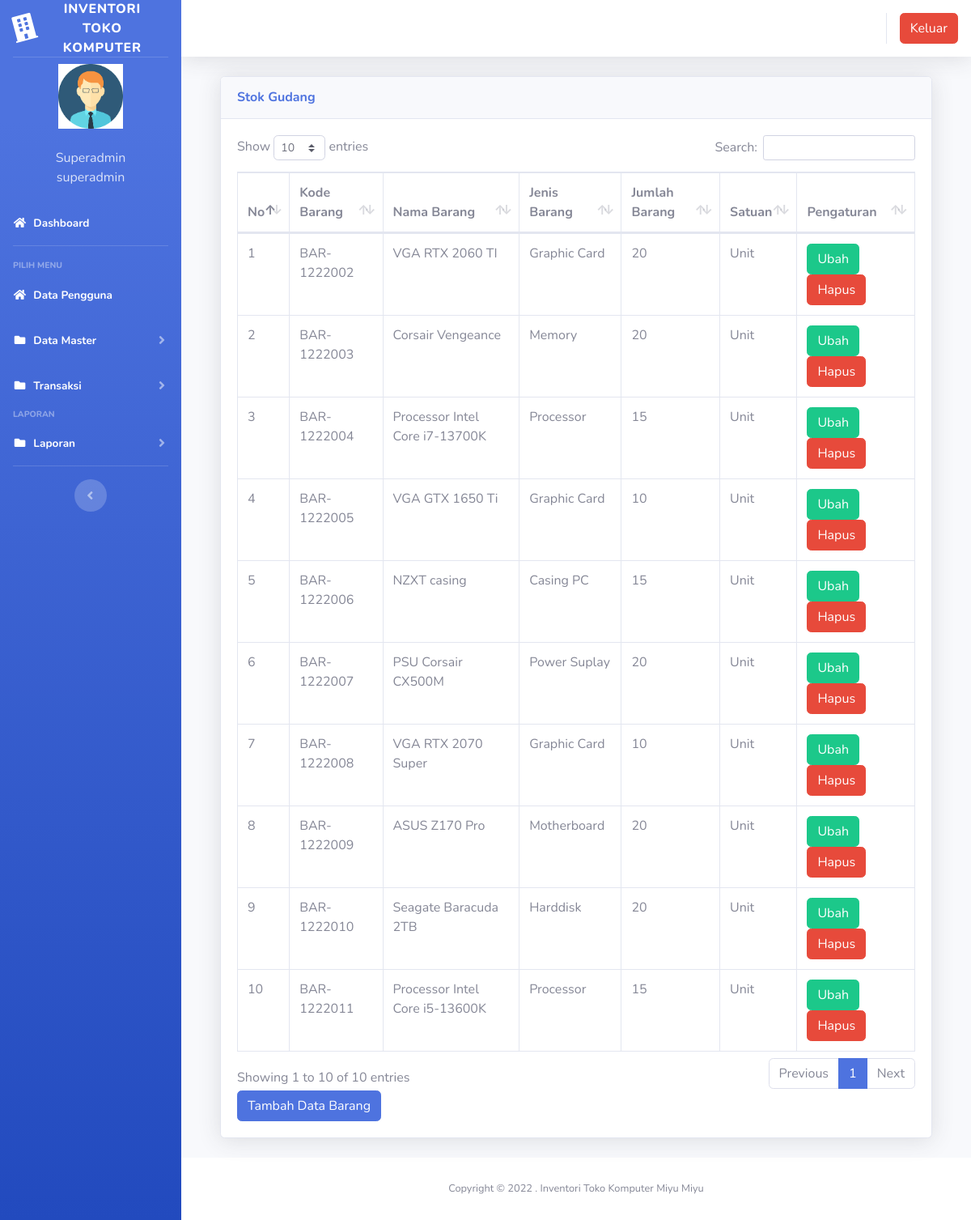
/index3.php?page=gudang (signed in), run on the app's committed database.
### tables this page shows
CREATE TABLE `users` (
  `id` int(11) NOT NULL,
  `nik` varchar(10) NOT NULL,
  `nama` varchar(100) NOT NULL,
  `alamat` varchar(200) NOT NULL,
  `telepon` varchar(100) NOT NULL,
  `username` varchar(100) NOT NULL,
  `password` varchar(100) NOT NULL,
  `level` varchar(25) NOT NULL DEFAULT 'member',
  `foto` varchar(25) NOT NULL
);

CREATE TABLE `gudang` (
  `id` int(11) NOT NULL,
  `kode_barang` varchar(100) NOT NULL,
  `nama_barang` varchar(100) NOT NULL,
  `jenis_barang` varchar(100) NOT NULL,
  `jumlah` varchar(250) NOT NULL,
  `satuan` varchar(100) NOT NULL
);

### page/gudang/gudang.php (the view, shortened to what this page needs)
<div class="container-fluid">
  <div class="card shadow mb-4">
    <div class="card-header py-3">
      <h6 class="m-0 font-weight-bold text-primary">Stok Gudang</h6>
    </div>
    <div class="card-body">
      <div class="table-responsive">
        <table class="table table-bordered" id="dataTable" width="100%" cellspacing="0">
        <thead>
                                <tr>
			<th>No</th>
			<th>Kode Barang</th>
			<th>Nama Barang</th>
			<th>Jenis Barang</th>
			<th>Jumlah Barang</th>
			<th>Satuan</th>
			<th>Pengaturan</th>
                                </tr>
		</thead>
          <tbody>
            <?php
	$no = 1;
	$sql = $koneksi->query("select * from gudang");
	while ($data = $sql->fetch_assoc()) {
	?>
                                <tr>
                                    <td><?php echo $no++; ?></td>
			<td><?php echo $data['kode_barang'] ?></td>
			<td><?php echo $data['nama_barang'] ?></td>
			<td><?php echo $data['jenis_barang'] ?></td>
			<td><?php echo $data['jumlah'] ?></td>
			<td><?php echo $data['satuan'] ?></td>
			<td>
			<a href="?page=gudang&aksi=ubahgudang&kode_barang=<?php echo $data['kode_barang'] ?>" class="btn btn-success" >Ubah</a>
			<a onclick="return confirm('Apakah anda yakin akan menghapus data ini?')" href="?page=gudang&aksi=hapusgudang&kode_barang=<?php echo $data['kode_barang'] ?>" class="btn btn-danger" >Hapus</a>
			</td>
                                </tr>
	<?php }?>
		   </tbody>
                        </table>
<a href="?page=gudang&aksi=tambahgudang" class="btn btn-primary" >Tambah Data Barang</a>
      </div>
    </div>
  </div>
</div>

### index3.php (shortened to what this page needs)
<?php
	$koneksi = new mysqli("localhost","root","","inventori");
	?>
<!DOCTYPE html>
<html lang="en">
<head>
  <link href="vendor/fontawesome-free/css/all.min.css" rel="stylesheet" type="text/css">
  <link href="css/sb-admin-2.min.css" rel="stylesheet">
  <link href="vendor/datatables/dataTables.bootstrap4.min.css" rel="stylesheet">
</head>
<body id="page-top">
  <div id="wrapper">
    <ul class="navbar-nav bg-gradient-primary sidebar sidebar-dark accordion" id="accordionSidebar">
      <a class="sidebar-brand d-flex align-items-center justify-content-center" href="index3.php">
        <div class="sidebar-brand-icon rotate-n-15">
          <i class="fas fa-building"></i>
        </div>
        <div class="sidebar-brand-text mx-2">Inventori Toko Komputer</div>
      </a>
      <hr class="sidebar-divider my-0">
 <?php
   if ($_SESSION['superadmin']) {
	   $user = $_SESSION['superadmin'];
   }
   $sql =$koneksi->query("select * from users where id='$user'");
   $data = $sql->fetch_assoc();
   ?>
    <li class="d-flex align-items-center justify-content-center">
        <a class="nav-link">
		 <img src="img/<?php echo $data['foto']?>" class="img-circle" width="80" alt="User"/></a>
	  </li>
		 <li class="nav-item ">
        <a class="nav-link">
         	<div class="d-flex align-items-center justify-content-center" class="name">  <?php echo  $data['nama'];?></div></font>
			<div class="d-flex align-items-center justify-content-center" class="email"><?php echo $data['level'];?></div>
		 </a>
      </li>
      <li class="nav-item active">
        <a class="nav-link" href="?page=home3">
          <i class="fas fa-fw fa-home"></i>
          <span>Dashboard</span></a>
      </li>
      <hr class="sidebar-divider">
      <div class="sidebar-heading">
        Pilih Menu
      </div>
	    <li class="nav-item active">
        <a class="nav-link" href="?page=pengguna">
          <i class="fas fa-fw fa-home"></i>
          <span>Data Pengguna</span></a>
      </li>
	   <li class="nav-item active">
        <a class="nav-link collapsed" href="#" data-toggle="collapse" data-target="#collapseData" aria-expanded="true" aria-controls="collapseData">
          <i class="fas fa-fw fa-folder"></i>
          <span>Data Master</span>
        </a>
      </li>
	    <li class="nav-item active">
        <a class="nav-link collapsed" href="#" data-toggle="collapse" data-target="#collapsePages" aria-expanded="true" aria-controls="collapsePages">
          <i class="fas fa-fw fa-folder"></i>
          <span>Transaksi</span>
        </a>
      </li>
      <div class="sidebar-heading">
        Laporan
      </div>
	     <li class="nav-item active">
        <a class="nav-link collapsed" href="#" data-toggle="collapse" data-target="#collapseLaporan" aria-expanded="true" aria-controls="collapseLaporan">
          <i class="fas fa-fw fa-folder"></i>
          <span>Laporan</span>
        </a>
      </li>
      <hr class="sidebar-divider d-none d-md-block">
      <div class="text-center d-none d-md-inline">
        <button class="rounded-circle border-0" id="sidebarToggle"></button>
      </div>
    </ul>
    <div id="content-wrapper" class="d-flex flex-column">
      <div id="content">
        <nav class="navbar navbar-expand navbar-light bg-white topbar mb-4 static-top shadow">
          <ul class="navbar-nav ml-auto">
            <li class="nav-item dropdown no-arrow">
			 <div class="top-menu">
        <ul class="nav pull-right top-menu">
           <li><a onclick="return confirm('Apakah anda yakin akan logout?')" class="btn btn-danger" class="logout" href="logout.php">Keluar</a></li>
        </ul>
      </div>
            </li>
          </ul>
        </nav>
        <div class="container-fluid">
		 <section class="content">
		      <?php
			   $page = $_GET['page'];
			   $aksi = $_GET['aksi'];
				if ($page == "gudang") {
				   if ($aksi == "") {
					   include "page/gudang/gudang.php";
				   }
				}
			   ?>
    </section>
</div>
      <footer class="sticky-footer bg-white">
        <div class="container my-auto">
          <div class="copyright text-center my-auto">
            <span>Copyright &copy; 2022 . Inventori Toko Komputer Miyu Miyu</span>
          </div>
        </div>
      </footer>
    </div>
  </div>
  </div>
</body>
</html>

### data on the page
users: foto (picture), nama "Superadmin", level "superadmin"
gudang: kode_barang "BAR-1222002", nama_barang "VGA RTX 2060 TI", jenis_barang "Graphic Card", jumlah "20", satuan "Unit"
gudang: kode_barang "BAR-1222003", nama_barang "Corsair Vengeance", jenis_barang "Memory", jumlah "20", satuan "Unit"
gudang: kode_barang "BAR-1222004", nama_barang "Processor Intel Core i7-13700K", jenis_barang "Processor", jumlah "15", satuan "Unit"
gudang: kode_barang "BAR-1222005", nama_barang "VGA GTX 1650 Ti", jenis_barang "Graphic Card", jumlah "10", satuan "Unit"
gudang: kode_barang "BAR-1222006", nama_barang "NZXT casing", jenis_barang "Casing PC", jumlah "15", satuan "Unit"
gudang: kode_barang "BAR-1222007", nama_barang "PSU Corsair CX500M", jenis_barang "Power Suplay", jumlah "20", satuan "Unit"
gudang: kode_barang "BAR-1222008", nama_barang "VGA RTX 2070 Super", jenis_barang "Graphic Card", jumlah "10", satuan "Unit"
gudang: kode_barang "BAR-1222009", nama_barang "ASUS Z170 Pro", jenis_barang "Motherboard", jumlah "20", satuan "Unit"
gudang: kode_barang "BAR-1222010", nama_barang "Seagate Baracuda 2TB", jenis_barang "Harddisk", jumlah "20", satuan "Unit"
gudang: kode_barang "BAR-1222011", nama_barang "Processor Intel Core i5-13600K", jenis_barang "Processor", jumlah "15", satuan "Unit"
